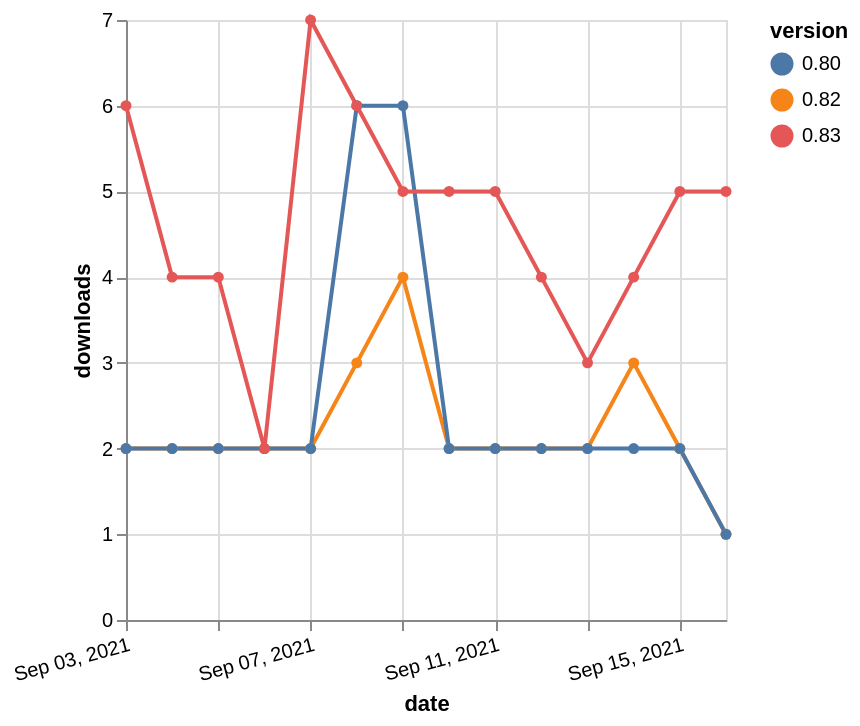

Vega-Lite specification for this chart:
### Vega-Lite specification from a JSON file in a GitHub repository (floating-point values rounded to 4 significant figures)
{"$schema": "https://vega.github.io/schema/vega-lite/v5.json", "description": "A simple bar chart with embedded data.", "data": {"values": [{"date": "2021-09-03", "total": 3046, "delta": 2, "version": "0.82"}, {"date": "2021-09-04", "total": 3048, "delta": 2, "version": "0.82"}, {"date": "2021-09-05", "total": 3050, "delta": 2, "version": "0.82"}, {"date": "2021-09-06", "total": 3052, "delta": 2, "version": "0.82"}, {"date": "2021-09-07", "total": 3054, "delta": 2, "version": "0.82"}, {"date": "2021-09-08", "total": 3057, "delta": 3, "version": "0.82"}, {"date": "2021-09-09", "total": 3061, "delta": 4, "version": "0.82"}, {"date": "2021-09-10", "total": 3063, "delta": 2, "version": "0.82"}, {"date": "2021-09-11", "total": 3065, "delta": 2, "version": "0.82"}, {"date": "2021-09-12", "total": 3067, "delta": 2, "version": "0.82"}, {"date": "2021-09-13", "total": 3069, "delta": 2, "version": "0.82"}, {"date": "2021-09-14", "total": 3072, "delta": 3, "version": "0.82"}, {"date": "2021-09-15", "total": 3074, "delta": 2, "version": "0.82"}, {"date": "2021-09-16", "total": 3075, "delta": 1, "version": "0.82"}, {"date": "2021-09-03", "total": 4200, "delta": 2, "version": "0.80"}, {"date": "2021-09-04", "total": 4202, "delta": 2, "version": "0.80"}, {"date": "2021-09-05", "total": 4204, "delta": 2, "version": "0.80"}, {"date": "2021-09-06", "total": 4206, "delta": 2, "version": "0.80"}, {"date": "2021-09-07", "total": 4208, "delta": 2, "version": "0.80"}, {"date": "2021-09-08", "total": 4214, "delta": 6, "version": "0.80"}, {"date": "2021-09-09", "total": 4220, "delta": 6, "version": "0.80"}, {"date": "2021-09-10", "total": 4222, "delta": 2, "version": "0.80"}, {"date": "2021-09-11", "total": 4224, "delta": 2, "version": "0.80"}, {"date": "2021-09-12", "total": 4226, "delta": 2, "version": "0.80"}, {"date": "2021-09-13", "total": 4228, "delta": 2, "version": "0.80"}, {"date": "2021-09-14", "total": 4230, "delta": 2, "version": "0.80"}, {"date": "2021-09-15", "total": 4232, "delta": 2, "version": "0.80"}, {"date": "2021-09-16", "total": 4233, "delta": 1, "version": "0.80"}, {"date": "2021-09-03", "total": 2734, "delta": 6, "version": "0.83"}, {"date": "2021-09-04", "total": 2738, "delta": 4, "version": "0.83"}, {"date": "2021-09-05", "total": 2742, "delta": 4, "version": "0.83"}, {"date": "2021-09-06", "total": 2744, "delta": 2, "version": "0.83"}, {"date": "2021-09-07", "total": 2751, "delta": 7, "version": "0.83"}, {"date": "2021-09-08", "total": 2757, "delta": 6, "version": "0.83"}, {"date": "2021-09-09", "total": 2762, "delta": 5, "version": "0.83"}, {"date": "2021-09-10", "total": 2767, "delta": 5, "version": "0.83"}, {"date": "2021-09-11", "total": 2772, "delta": 5, "version": "0.83"}, {"date": "2021-09-12", "total": 2776, "delta": 4, "version": "0.83"}, {"date": "2021-09-13", "total": 2779, "delta": 3, "version": "0.83"}, {"date": "2021-09-14", "total": 2783, "delta": 4, "version": "0.83"}, {"date": "2021-09-15", "total": 2788, "delta": 5, "version": "0.83"}, {"date": "2021-09-16", "total": 2793, "delta": 5, "version": "0.83"}]}, "width": "container", "mark": {"type": "line", "point": {"filled": true}}, "encoding": {"x": {"field": "date", "type": "temporal", "timeUnit": "yearmonthdate", "title": "date", "axis": {"labelAngle": -15}}, "y": {"field": "delta", "type": "quantitative", "title": "downloads"}, "color": {"field": "version", "type": "nominal"}, "tooltip": {"field": "delta"}}}
